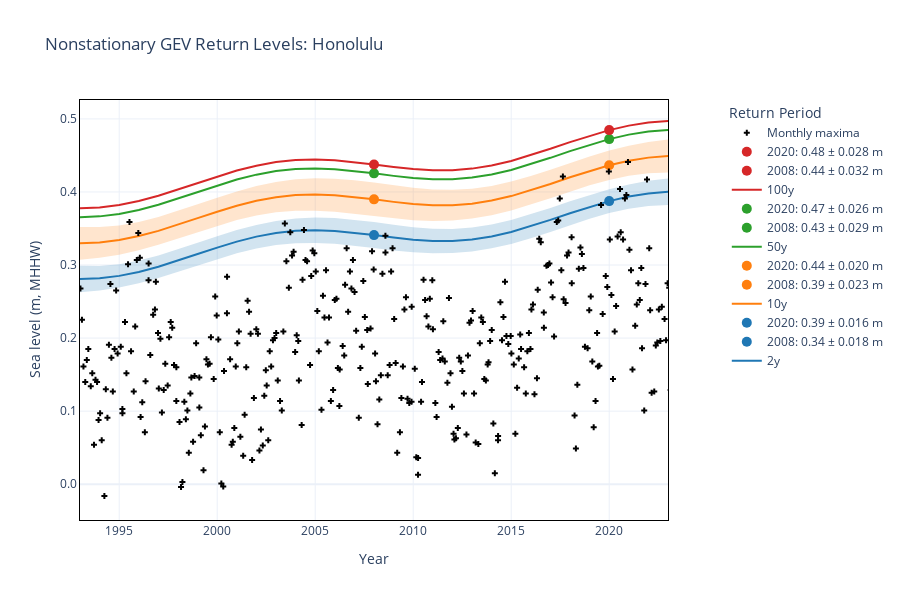

The notebook cell saved with this chart:
### Markdown cell above
We can also make it interactive.

### Code cell
#The mean of the location parameter should be the mean of the monthly maxima
meanmaxSL = w_cvte2[1]-STNDtoMHHW
#The standard deviation should be the standard deviation of the monthly maxima  
rangemaxSL = w_cvte2[2]
fig = plotting.plotTimeDependentReturnValue_plotly(stationID, 
                                                   STNDtoMHHW, 
                                                   dirs['model_output_dir'], 
                                                   station_name, 
                                                   mm, 
                                                   year0plot, 
                                                   meanmaxSL, 
                                                   rangemaxSL,
                                                   specModel='RL_muN.nc')

### Figure 1 — Plotly figure (JSON) as saved in the notebook; plotly's stock layout.template omitted (floating-point values rounded to 4 significant figures; data arrays with more than 128 entries replaced by an {"elided": "..."} marker saying what was removed)
{"data": [{"hovertemplate": "%{x:.0f}: %{y:.3f} m", "line": {"color": "#1f77b4", "width": 2}, "mode": "lines", "name": "2y", "type": "scatter", "x": [1993.0, 1994.0, 1995.0, 1996.0, 1997.0, 1998.0, 1999.0, 2000.0, 2001.0, 2002.0, 2003.0, 2004.0, 2005.0, 2006.0, 2007.0, 2008.0, 2009.0, 2010.0, 2011.0, 2012.0, 2013.0, 2014.0, 2015.0, 2016.0, 2017.0, 2018.0, 2019.0, 2020.0, 2021.0, 2022.0, 2023.0, 2024.0], "y": [0.2807, 0.2819, 0.2852, 0.2906, 0.2976, 0.306, 0.315, 0.3239, 0.332, 0.3388, 0.3438, 0.3468, 0.3476, 0.3466, 0.3442, 0.341, 0.3375, 0.3346, 0.3329, 0.3329, 0.335, 0.3391, 0.3453, 0.353, 0.3618, 0.3709, 0.3797, 0.3875, 0.3937, 0.398, 0.4002, 0.4003]}, {"hovertemplate": "%{x:.0f}: %{y:.3f} m", "marker": {"color": "#1f77b4", "size": 10}, "mode": "markers+text", "name": "2008: 0.34 ± 0.018 m", "textposition": "top right", "type": "scatter", "x": [2008], "y": [0.341]}, {"hovertemplate": "%{x:.0f}: %{y:.3f} m", "marker": {"color": "#1f77b4", "size": 10}, "mode": "markers+text", "name": "2020: 0.39 ± 0.016 m", "textposition": "top right", "type": "scatter", "x": [2020], "y": [0.3875]}, {"hovertemplate": "%{x:.0f}: %{y:.3f} m", "line": {"color": "#ff7f0e", "width": 2}, "mode": "lines", "name": "10y", "type": "scatter", "x": [1993.0, 1994.0, 1995.0, 1996.0, 1997.0, 1998.0, 1999.0, 2000.0, 2001.0, 2002.0, 2003.0, 2004.0, 2005.0, 2006.0, 2007.0, 2008.0, 2009.0, 2010.0, 2011.0, 2012.0, 2013.0, 2014.0, 2015.0, 2016.0, 2017.0, 2018.0, 2019.0, 2020.0, 2021.0, 2022.0, 2023.0, 2024.0], "y": [0.3297, 0.3309, 0.3342, 0.3396, 0.3467, 0.3551, 0.3641, 0.373, 0.3812, 0.3879, 0.3929, 0.3958, 0.3966, 0.3956, 0.3931, 0.3899, 0.3864, 0.3836, 0.3819, 0.3819, 0.384, 0.3882, 0.3944, 0.4021, 0.4109, 0.42, 0.4288, 0.4366, 0.4428, 0.447, 0.4492, 0.4492]}, {"hovertemplate": "%{x:.0f}: %{y:.3f} m", "marker": {"color": "#ff7f0e", "size": 10}, "mode": "markers+text", "name": "2008: 0.39 ± 0.023 m", "textposition": "top right", "type": "scatter", "x": [2008], "y": [0.3899]}, {"hovertemplate": "%{x:.0f}: %{y:.3f} m", "marker": {"color": "#ff7f0e", "size": 10}, "mode": "markers+text", "name": "2020: 0.44 ± 0.020 m", "textposition": "top right", "type": "scatter", "x": [2020], "y": [0.4366]}, {"hovertemplate": "%{x:.0f}: %{y:.3f} m", "line": {"color": "#2ca02c", "width": 2}, "mode": "lines", "name": "50y", "type": "scatter", "x": [1993.0, 1994.0, 1995.0, 1996.0, 1997.0, 1998.0, 1999.0, 2000.0, 2001.0, 2002.0, 2003.0, 2004.0, 2005.0, 2006.0, 2007.0, 2008.0, 2009.0, 2010.0, 2011.0, 2012.0, 2013.0, 2014.0, 2015.0, 2016.0, 2017.0, 2018.0, 2019.0, 2020.0, 2021.0, 2022.0, 2023.0, 2024.0], "y": [0.3654, 0.3666, 0.3699, 0.3754, 0.3825, 0.3909, 0.4, 0.4088, 0.417, 0.4237, 0.4286, 0.4315, 0.4323, 0.4312, 0.4287, 0.4255, 0.422, 0.4192, 0.4175, 0.4176, 0.4197, 0.4239, 0.4301, 0.4379, 0.4467, 0.4559, 0.4646, 0.4724, 0.4785, 0.4827, 0.4848, 0.4849]}, {"hovertemplate": "%{x:.0f}: %{y:.3f} m", "marker": {"color": "#2ca02c", "size": 10}, "mode": "markers+text", "name": "2008: 0.43 ± 0.029 m", "textposition": "top right", "type": "scatter", "x": [2008], "y": [0.4255]}, {"hovertemplate": "%{x:.0f}: %{y:.3f} m", "marker": {"color": "#2ca02c", "size": 10}, "mode": "markers+text", "name": "2020: 0.47 ± 0.026 m", "textposition": "top right", "type": "scatter", "x": [2020], "y": [0.4724]}, {"hovertemplate": "%{x:.0f}: %{y:.3f} m", "line": {"color": "#d62728", "width": 2}, "mode": "lines", "name": "100y", "type": "scatter", "x": [1993.0, 1994.0, 1995.0, 1996.0, 1997.0, 1998.0, 1999.0, 2000.0, 2001.0, 2002.0, 2003.0, 2004.0, 2005.0, 2006.0, 2007.0, 2008.0, 2009.0, 2010.0, 2011.0, 2012.0, 2013.0, 2014.0, 2015.0, 2016.0, 2017.0, 2018.0, 2019.0, 2020.0, 2021.0, 2022.0, 2023.0, 2024.0], "y": [0.3776, 0.3789, 0.3822, 0.3877, 0.3949, 0.4033, 0.4123, 0.4212, 0.4293, 0.436, 0.4409, 0.4437, 0.4445, 0.4435, 0.441, 0.4377, 0.4343, 0.4314, 0.4297, 0.4298, 0.432, 0.4362, 0.4424, 0.4502, 0.4591, 0.4682, 0.477, 0.4847, 0.4908, 0.495, 0.4971, 0.4971]}, {"hovertemplate": "%{x:.0f}: %{y:.3f} m", "marker": {"color": "#d62728", "size": 10}, "mode": "markers+text", "name": "2008: 0.44 ± 0.032 m", "textposition": "top right", "type": "scatter", "x": [2008], "y": [0.4377]}, {"hovertemplate": "%{x:.0f}: %{y:.3f} m", "marker": {"color": "#d62728", "size": 10}, "mode": "markers+text", "name": "2020: 0.48 ± 0.028 m", "textposition": "top right", "type": "scatter", "x": [2020], "y": [0.4847]}, {"fillcolor": "rgba(31.0, 119.0, 180.0, 0.2)", "hoverlabel": {"bgcolor": "rgba(31.0, 119.0, 180.0, 0.2)", "font": {"color": "#1f77b4"}}, "hovertemplate": "%{x:.0f}: %{y:.3f} m", "line": {"color": "rgba(31.0, 119.0, 180.0, 0)"}, "mode": "lines", "name": "Upper Confidence Interval", "showlegend": false, "type": "scatter", "x": [1993.0, 1994.0, 1995.0, 1996.0, 1997.0, 1998.0, 1999.0, 2000.0, 2001.0, 2002.0, 2003.0, 2004.0, 2005.0, 2006.0, 2007.0, 2008.0, 2009.0, 2010.0, 2011.0, 2012.0, 2013.0, 2014.0, 2015.0, 2016.0, 2017.0, 2018.0, 2019.0, 2020.0, 2021.0, 2022.0, 2023.0, 2024.0], "y": [0.2988, 0.2988, 0.3012, 0.3062, 0.3131, 0.3215, 0.3306, 0.3395, 0.3479, 0.355, 0.3603, 0.3637, 0.365, 0.3643, 0.362, 0.3588, 0.3551, 0.3518, 0.3497, 0.3494, 0.3513, 0.3555, 0.3617, 0.3694, 0.3782, 0.3872, 0.3959, 0.4037, 0.4103, 0.4152, 0.4183, 0.4196]}, {"fill": "tonexty", "fillcolor": "rgba(31.0, 119.0, 180.0, 0.2)", "hoverlabel": {"bgcolor": "rgba(31.0, 119.0, 180.0, 0.2)", "font": {"color": "#1f77b4"}}, "hovertemplate": "%{x:.0f}: %{y:.3f} m", "line": {"color": "rgba(31.0, 119.0, 180.0, 0)"}, "mode": "lines", "name": "Lower Confidence Interval", "showlegend": false, "type": "scatter", "x": [1993.0, 1994.0, 1995.0, 1996.0, 1997.0, 1998.0, 1999.0, 2000.0, 2001.0, 2002.0, 2003.0, 2004.0, 2005.0, 2006.0, 2007.0, 2008.0, 2009.0, 2010.0, 2011.0, 2012.0, 2013.0, 2014.0, 2015.0, 2016.0, 2017.0, 2018.0, 2019.0, 2020.0, 2021.0, 2022.0, 2023.0, 2024.0], "y": [0.2627, 0.265, 0.2691, 0.2749, 0.2822, 0.2905, 0.2994, 0.3082, 0.3162, 0.3227, 0.3274, 0.3299, 0.3303, 0.3289, 0.3263, 0.3232, 0.32, 0.3175, 0.3161, 0.3165, 0.3186, 0.3228, 0.3289, 0.3366, 0.3454, 0.3546, 0.3635, 0.3712, 0.3772, 0.3808, 0.382, 0.381]}, {"fillcolor": "rgba(255.0, 127.0, 14.0, 0.2)", "hoverlabel": {"bgcolor": "rgba(255.0, 127.0, 14.0, 0.2)", "font": {"color": "#ff7f0e"}}, "hovertemplate": "%{x:.0f}: %{y:.3f} m", "line": {"color": "rgba(255.0, 127.0, 14.0, 0)"}, "mode": "lines", "name": "Upper Confidence Interval", "showlegend": false, "type": "scatter", "x": [1993.0, 1994.0, 1995.0, 1996.0, 1997.0, 1998.0, 1999.0, 2000.0, 2001.0, 2002.0, 2003.0, 2004.0, 2005.0, 2006.0, 2007.0, 2008.0, 2009.0, 2010.0, 2011.0, 2012.0, 2013.0, 2014.0, 2015.0, 2016.0, 2017.0, 2018.0, 2019.0, 2020.0, 2021.0, 2022.0, 2023.0, 2024.0], "y": [0.3521, 0.352, 0.3542, 0.359, 0.3657, 0.374, 0.3831, 0.3922, 0.4008, 0.4081, 0.4137, 0.4173, 0.4188, 0.4183, 0.4161, 0.4128, 0.4091, 0.4057, 0.4034, 0.4029, 0.4044, 0.4083, 0.4142, 0.4218, 0.4305, 0.4396, 0.4485, 0.4566, 0.4634, 0.4686, 0.4718, 0.4731]}, {"fill": "tonexty", "fillcolor": "rgba(255.0, 127.0, 14.0, 0.2)", "hoverlabel": {"bgcolor": "rgba(255.0, 127.0, 14.0, 0.2)", "font": {"color": "#ff7f0e"}}, "hovertemplate": "%{x:.0f}: %{y:.3f} m", "line": {"color": "rgba(255.0, 127.0, 14.0, 0)"}, "mode": "lines", "name": "Lower Confidence Interval", "showlegend": false, "type": "scatter", "x": [1993.0, 1994.0, 1995.0, 1996.0, 1997.0, 1998.0, 1999.0, 2000.0, 2001.0, 2002.0, 2003.0, 2004.0, 2005.0, 2006.0, 2007.0, 2008.0, 2009.0, 2010.0, 2011.0, 2012.0, 2013.0, 2014.0, 2015.0, 2016.0, 2017.0, 2018.0, 2019.0, 2020.0, 2021.0, 2022.0, 2023.0, 2024.0], "y": [0.3073, 0.3098, 0.3142, 0.3203, 0.3278, 0.3363, 0.3452, 0.3538, 0.3616, 0.3678, 0.3721, 0.3743, 0.3744, 0.3729, 0.3702, 0.3669, 0.3638, 0.3614, 0.3603, 0.3609, 0.3635, 0.3681, 0.3745, 0.3824, 0.3913, 0.4004, 0.4091, 0.4165, 0.4221, 0.4255, 0.4265, 0.4254]}, {"hovertemplate": "%{x:.0f}: %{y:.3f} m", "marker": {"color": "black", "size": 5, "symbol": "cross"}, "mode": "markers", "name": "Monthly maxima", "type": "scatter", "x": {"elided": "384 float values"}, "y": {"elided": "384 float values"}}], "layout": {"height": 600, "legend": {"title": {"text": "Return Period"}, "x": 1.1, "y": 1}, "title": {"text": "Nonstationary GEV Return Levels: Honolulu"}, "width": 900, "xaxis": {"linecolor": "black", "mirror": true, "range": [1993, 2023], "showline": true, "tickformat": ".0f", "title": {"text": "Year"}}, "yaxis": {"linecolor": "black", "mirror": true, "range": [[0.1005], [0.182]], "showline": true, "tickformat": ".1f", "title": {"text": "Sea level (m, MHHW)"}}}}
